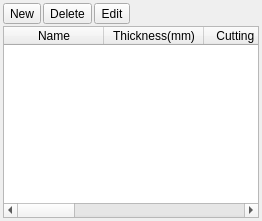
  <widget class="QDockWidget" name="dockWidgetMaterials">
   <property name="windowTitle">
    <string>Materials</string>
   </property>
   <attribute name="dockWidgetArea">
    <number>8</number>
   </attribute>
   <widget class="QWidget" name="dockWidgetContents_6">
    <layout class="QVBoxLayout" name="verticalLayout_5">
     <property name="spacing">
      <number>2</number>
     </property>
     <property name="leftMargin">
      <number>3</number>
     </property>
     <property name="topMargin">
      <number>3</number>
     </property>
     <property name="rightMargin">
      <number>3</number>
     </property>
     <property name="bottomMargin">
      <number>3</number>
     </property>
     <item>
      <layout class="QHBoxLayout" name="horizontalLayout_3">
       <item>
        <widget class="QToolButton" name="toolButton_8">
         <property name="text">
          <string>New</string>
         </property>
        </widget>
       </item>
       <item>
        <widget class="QToolButton" name="toolButton_9">
         <property name="text">
          <string>Delete</string>
         </property>
        </widget>
       </item>
       <item>
        <widget class="QToolButton" name="toolButton_10">
         <property name="text">
          <string>Edit</string>
         </property>
        </widget>
       </item>
       <item>
        <spacer name="horizontalSpacer_2">
         <property name="orientation">
          <enum>Qt::Horizontal</enum>
         </property>
         <property name="sizeHint" stdset="0">
          <size>
           <width>40</width>
           <height>20</height>
          </size>
         </property>
        </spacer>
       </item>
      </layout>
     </item>
     <item>
      <widget class="QTableWidget" name="tableWidget_2">
       <column>
        <property name="text">
         <string>Name</string>
        </property>
       </column>
       <column>
        <property name="text">
         <string>Thickness(mm)</string>
        </property>
       </column>
       <column>
        <property name="text">
         <string>Cutting Power</string>
        </property>
       </column>
       <column>
        <property name="text">
         <string>Cutting Speed</string>
        </property>
       </column>
       <column>
        <property name="text">
         <string>Cutting Count</string>
        </property>
       </column>
       <column>
        <property name="text">
         <string>Engraving Power</string>
        </property>
       </column>
       <column>
        <property name="text">
         <string>Engraving Speed</string>
        </property>
       </column>
       <column>
        <property name="text">
         <string>Engraving Count</string>
        </property>
       </column>
      </widget>
     </item>
    </layout>
   </widget>
  </widget>
